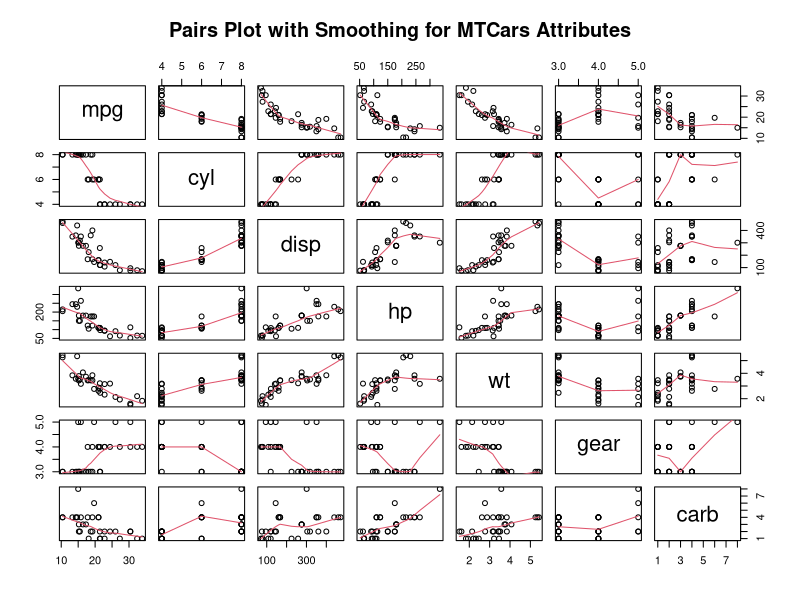
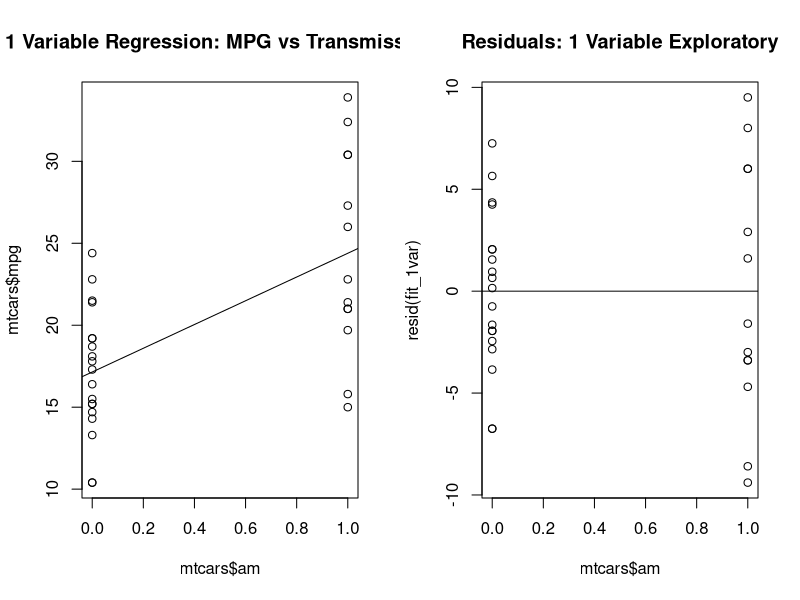
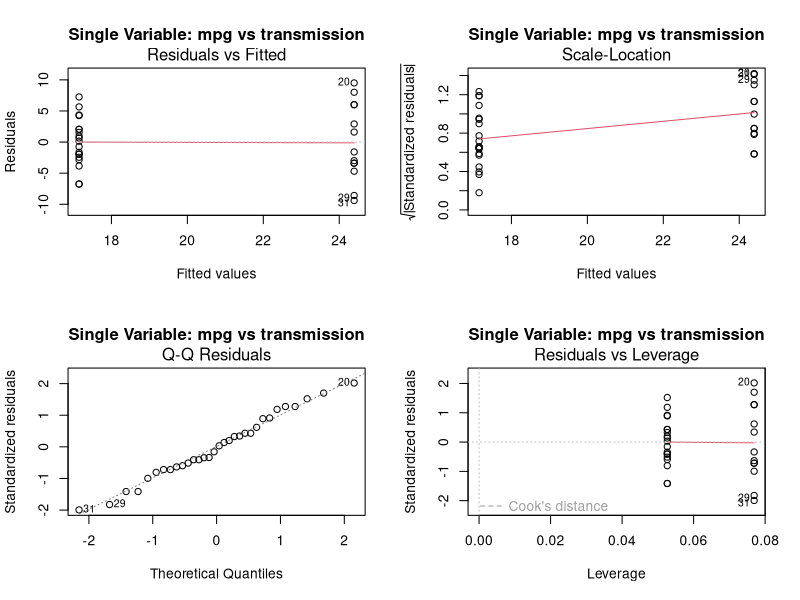
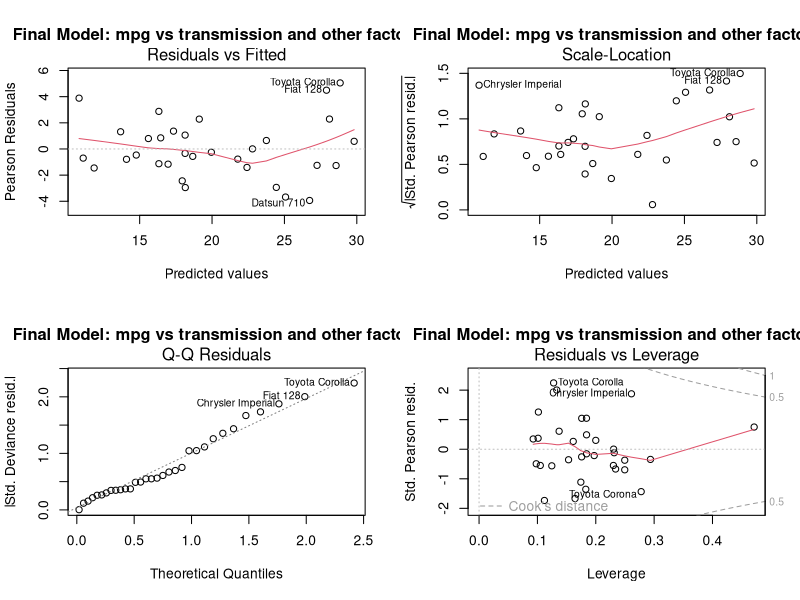

Write the R code that produced these figures, in order.
library(datasets)
library(MASS)
data(mtcars)

# EDA
head(mtcars)
summary(mtcars)
summary(mtcars$mpg)
c(avg = mean(mtcars$mpg), 
  sigma = sd(mtcars$mpg), 
  sig_hi = mean(mtcars$mpg) + 2 * (sd(mtcars$mpg)),
  sig_lo = mean(mtcars$mpg) - 2 * (sd(mtcars$mpg)))
table(mtcars$am)
by(mtcars$mpg, mtcars$am, summary)

# 1 Var Fit
test_vars <- c('mpg','cyl','disp','hp','wt','gear','carb')
pairs(x = mtcars[,test_vars], 
      panel = panel.smooth,
      main = 'Pairs Plot with Smoothing for MTCars Attributes')

cor(mtcars$mpg, mtcars$am)

fit_1var <- lm(mtcars$mpg ~ mtcars$am)
summary(fit_1var)
summary(fit_1var)$coefficients

par(mfrow = c(1,2))
plot(mtcars$am, mtcars$mpg, main = '1 Variable Regression: MPG vs Transmission')
abline(fit_1var)
plot(mtcars$am, resid(fit_1var), main = 'Residuals: 1 Variable Exploratory')
abline(h = 0)


layout(matrix(c(1,2,3,4),2,2))
plot(fit_1var, main = 'Single Variable: mpg vs transmission')


# Multi-variate fit
fit_multi <- lm(mpg ~ . , data = mtcars)
summary(fit_multi)

step_fit <- glm(mpg ~ as.factor(am) + as.factor(cyl) + as.factor(gear) + disp + hp + drat + wt, data = mtcars)
model_fit <- stepAIC(step_fit, direction = 'both')
model_fit$anova
final_model <- glm(mpg ~ as.factor(am) + as.factor(cyl) + hp + wt, data = mtcars)
summary(final_model)

layout(matrix(c(1,2,3,4),2,2))
plot(final_model, main = 'Final Model: mpg vs transmission and other factors')























